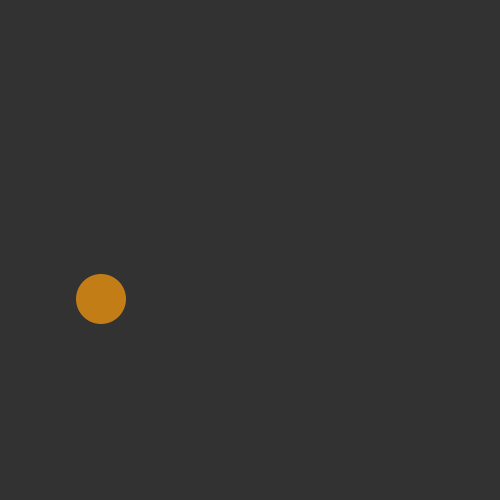
Frame 1 (no input)
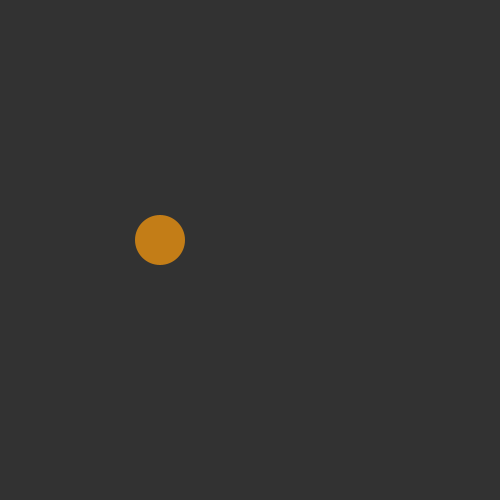
Frame 60 (the mouse pressed at the canvas centre just before this capture)
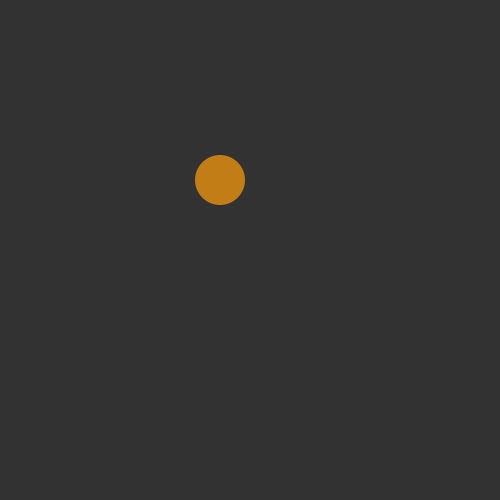
Frame 120 (the mouse held since frame 60 and released just before this capture)

The Processing sketch that drew these frames (run headless with seeded random() and noise(); from frame 60 on, the mouse is pressed at the canvas centre):

// Processing sketch: processing_83043
// ── processing_83043.pde

ball kite = new ball();

void setup() 
{
  size(500, 500);
}
void draw()
{
  background(50);
  kite.move();
  kite.bounce();
  kite.show();
}
class ball
{
  int x, y;
  boolean up, right;
  ball()
  {
    x=100;
    y=300;
    up=true;
    right=true;
  }
  void move()
  {
    if (up == true)
    {
      y--;
    }
    if (up == false)
    {
      y++;
    }
    if (right == true)
    {
      x++;
    }
    if (right == false)
    {
      x--;
    }
  }
  void bounce()
  {
    if (x >= 490)
    {
      right = false;
    }
    if (x <= 0)
    { 
      right = true;
    }
    if (y >= 490)
    {
      up = true;
    }
    if (y <= 0)
    { 
      up = false;
    }
  }
  void show()
  {
    noStroke();
    smooth();
    fill(195,125,23);
    ellipse(x, y, 50, 50);
  }
}
